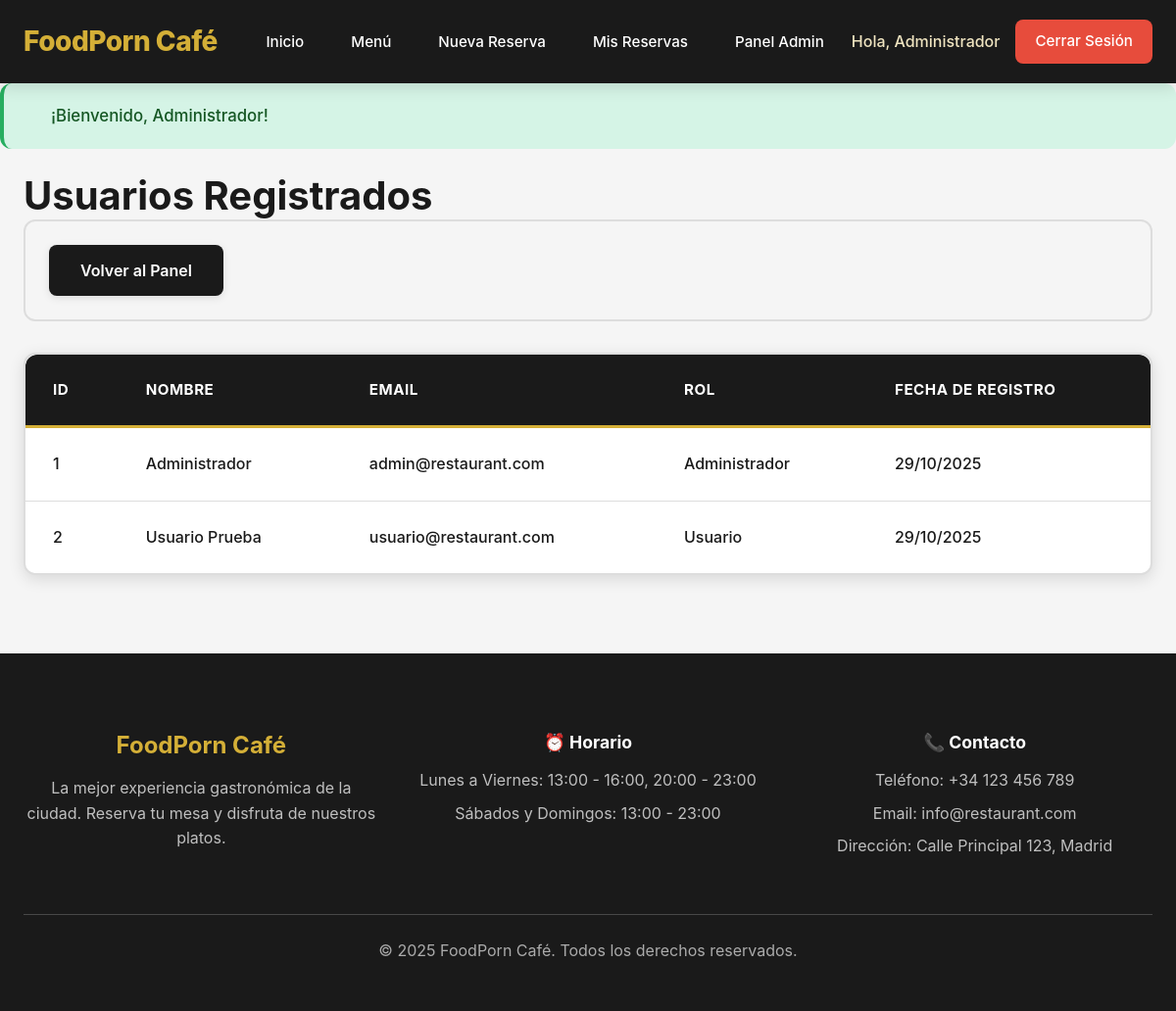
Screenshot of /admin/usuarios (signed in) with the database file from the repository.
### tables this page shows
CREATE TABLE IF NOT EXISTS usuarios (
    id INT AUTO_INCREMENT PRIMARY KEY,
    nombre VARCHAR(100) NOT NULL,
    email VARCHAR(150) UNIQUE NOT NULL,
    contrasena_hash VARCHAR(255) NOT NULL,
    rol ENUM('usuario', 'administrador') DEFAULT 'usuario',
    fecha_registro TIMESTAMP DEFAULT CURRENT_TIMESTAMP,
    INDEX idx_email (email),
    INDEX idx_rol (rol)
);

### src/controllers/AdminController.php (called while the page is built, shortened)
<?php
class AdminController {
    private $usuarioModel;
    public function __construct() {
        $this->usuarioModel = new Usuario();
    }
    public function listarUsuarios() {
        $usuarios = $this->usuarioModel->obtenerTodos();
        require_once SRC_PATH . '/views/admin/usuarios/listar.php';
    }
}

### public/index.php (called while the page is built, shortened)
<?php
require_once SRC_PATH . '/config/database.php';
require_once SRC_PATH . '/utils/helpers.php';
require_once SRC_PATH . '/models/Usuario.php';
require_once SRC_PATH . '/controllers/AdminController.php';
$uri = $_SERVER['REQUEST_URI'];
handleRoute($uri);

### src/config/database.php (called while the page is built, shortened)
<?php
class Database {
    private static $instance = null;
    private $connection;
    private function __construct() {
        $host = $_ENV['DB_HOST'] ?? 'mysql';
        $dbname = $_ENV['DB_NAME'] ?? 'restaurant_db';
        $username = $_ENV['DB_USER'] ?? 'restaurant_user';
        $password = $_ENV['DB_PASSWORD'] ?? 'restaurant_pass123';
        try {
            $dsn = "mysql:host=$host;dbname=$dbname;charset=utf8mb4";
            $options = [
                PDO::ATTR_ERRMODE => PDO::ERRMODE_EXCEPTION,
                PDO::ATTR_DEFAULT_FETCH_MODE => PDO::FETCH_ASSOC,
                PDO::ATTR_EMULATE_PREPARES => false,
                PDO::MYSQL_ATTR_INIT_COMMAND => "SET NAMES utf8mb4 COLLATE utf8mb4_unicode_ci"
            ];
            $this->connection = new PDO($dsn, $username, $password, $options);
        } catch (PDOException $e) {
            die("Error de conexión a la base de datos: " . $e->getMessage());
        }
    }
    public static function getInstance() {
        if (self::$instance === null) {
            self::$instance = new self();
        }
        return self::$instance;
    }
    public function getConnection() {
        return $this->connection;
    }
}

### src/models/Usuario.php (called while the page is built, shortened)
<?php
class Usuario {
    private $db;
    public function __construct() {
        $this->db = Database::getInstance()->getConnection();
    }
    public function obtenerTodos() {
        $sql = "SELECT id, nombre, email, rol, fecha_registro FROM usuarios ORDER BY fecha_registro DESC";
        $stmt = $this->db->query($sql);
        return $stmt->fetchAll();
    }
}

### src/utils/helpers.php (called while the page is built, shortened)
<?php
function formatearFecha($fecha) {
    $timestamp = strtotime($fecha);
    return date('d/m/Y', $timestamp);
}

### src/views/admin/usuarios/listar.php (the view, shortened to what this page needs)
<?php
include SRC_PATH . '/views/layout/header.php';
?>
<div class="container">
    <h1>Usuarios Registrados</h1>
    <div class="actions-bar">
        <a href="<?php echo APP_URL; ?>/admin" class="btn btn-secondary">Volver al Panel</a>
    </div>
    <div class="table-responsive">
        <table class="data-table">
            <thead>
                <tr>
                    <th>ID</th>
                    <th>Nombre</th>
                    <th>Email</th>
                    <th>Rol</th>
                    <th>Fecha de Registro</th>
                </tr>
            </thead>
            <tbody>
                <?php foreach ($usuarios as $usuario): ?>
                    <tr>
                        <td><?php echo $usuario['id']; ?></td>
                        <td><?php echo htmlspecialchars($usuario['nombre']); ?></td>
                        <td><?php echo htmlspecialchars($usuario['email']); ?></td>
                        <td>
                            <span class="badge badge-<?php echo $usuario['rol'] === 'administrador' ? 'confirmada' : 'pendiente'; ?>">
                                <?php echo ucfirst($usuario['rol']); ?>
                            </span>
                        </td>
                        <td><?php echo formatearFecha($usuario['fecha_registro']); ?></td>
                    </tr>
                <?php endforeach; ?>
            </tbody>
        </table>
    </div>
</div>
<?php include SRC_PATH . '/views/layout/footer.php'; ?>

### public/css/styles.css (style rules this page uses)
* { margin: 0; padding: 0; box-sizing: border-box; }
:root { --primary-color: #d4af37; --primary-dark: #b8941f; --primary-light: #f0e5c1; --secondary-color: #1a1a1a; --secondary-light: #2d2d2d; --text-primary: #1a1a1a; --text-secondary: #4a4a4a; --text-light: #999999; --text-white: #ffffff; --background: #ffffff; --background-alt: #f5f5f5; --background-dark: #1a1a1a; --success: #27ae60; --success-light: #d5f4e6; --danger: #e74c3c; --danger-light: #fadbd8; --warning: #f39c12; --warning-light: #fef5e7; --info: #3498db; --info-light: #d6eaf8; --border-color: #ddd; --border-radius: 12px; --radius: 12px; --shadow-sm: 0 2px 8px rgba(0, 0, 0, 0.1); --shadow: 0 4px 16px rgba(0, 0, 0, 0.12); --shadow-lg: 0 8px 24px rgba(0, 0, 0, 0.18); --shadow-xl: 0 12px 40px rgba(0, 0, 0, 0.25); --transition: all 0.3s cubic-bezier(0.4, 0, 0.2, 1); }
body { font-family: -apple-system, BlinkMacSystemFont, "Segoe UI", Roboto, "Helvetica Neue", Arial, sans-serif; line-height: 1.6; color: var(--text-primary); background-color: var(--background-alt); font-size: 16px; -webkit-font-smoothing: antialiased; -moz-osx-font-smoothing: grayscale; }
.container { max-width: 1400px; margin: 0 auto; padding: 0 24px; }
h1, h2, h3, h4, h5, h6 { font-weight: 700; line-height: 1.2; color: var(--text-primary); }
h1 { font-size: 2.5rem; }
.btn { display: inline-block; padding: 0.875rem 2rem; border: none; border-radius: 8px; cursor: pointer; text-decoration: none; transition: var(--transition); font-size: 1rem; font-weight: 600; text-align: center; line-height: 1.5; white-space: nowrap; box-shadow: var(--shadow-sm); }
.btn-secondary { background-color: var(--secondary-color); color: var(--text-white); }
.actions-bar { display: flex; justify-content: space-between; align-items: center; margin-bottom: 2rem; flex-wrap: wrap; gap: 1rem; padding: 1.5rem; background: var(--background-alt); border-radius: var(--radius); border: 2px solid var(--border-color); }
.table-responsive { overflow-x: auto; background-color: var(--background); border-radius: var(--radius); box-shadow: var(--shadow); padding: 0; margin-top: 2rem; border: 2px solid var(--border-color); }
.data-table, .admin-table { width: 100%; border-collapse: separate; border-spacing: 0; }
.data-table thead, .admin-table thead { background-color: var(--secondary-color); color: var(--text-white); }
.data-table th, .admin-table th { padding: 1.5rem 1.75rem; text-align: left; font-weight: 700; text-transform: uppercase; font-size: 0.95rem; letter-spacing: 0.5px; border-bottom: 3px solid var(--primary-color); }
.data-table th:first-child, .admin-table th:first-child { border-top-left-radius: var(--radius); }
.data-table th:last-child, .admin-table th:last-child { border-top-right-radius: var(--radius); }
.data-table td, .admin-table td { padding: 1.5rem 1.75rem; border-bottom: 1px solid var(--border-color); color: var(--text-primary); font-size: 1rem; font-weight: 500; }
.data-table tbody tr, .admin-table tbody tr { transition: var(--transition); background-color: var(--background); }
.data-table tbody tr:last-child td, .admin-table tbody tr:last-child td { border-bottom: none; }
.data-table tbody tr:last-child td:first-child, .admin-table tbody tr:last-child td:first-child { border-bottom-left-radius: var(--radius); }
.data-table tbody tr:last-child td:last-child, .admin-table tbody tr:last-child td:last-child { border-bottom-right-radius: var(--radius); }

### rows the page displays
usuarios: id "1", nombre "Administrador", email "admin@restaurant.com", rol "Administrador", fecha_registro "29/10/2025"
usuarios: id "2", nombre "Usuario Prueba", email "usuario@restaurant.com", rol "Usuario", fecha_registro "29/10/2025"

### other values shown
APP_NAME "FoodPorn Café"
$_SESSION['usuario_nombre'] "Administrador"
$flashMessage['message'] "¡Bienvenido, Administrador!"
